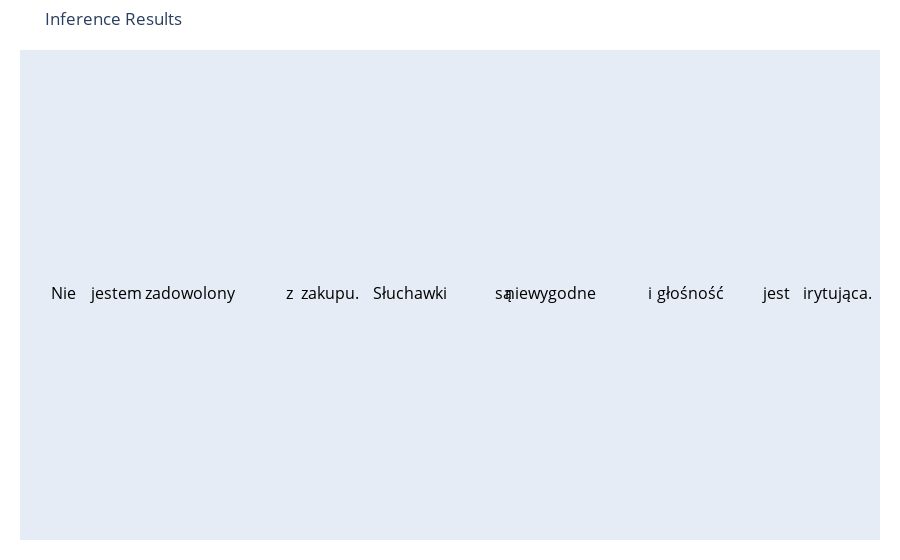
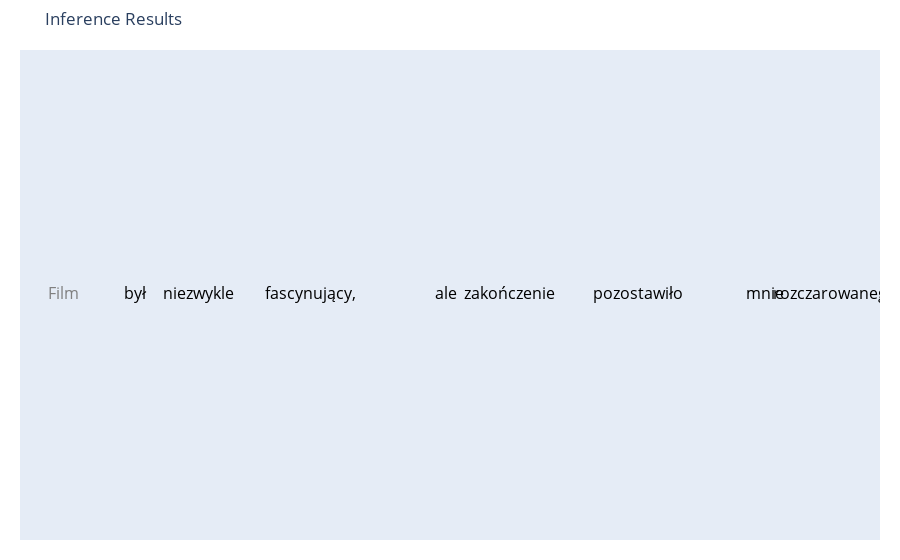
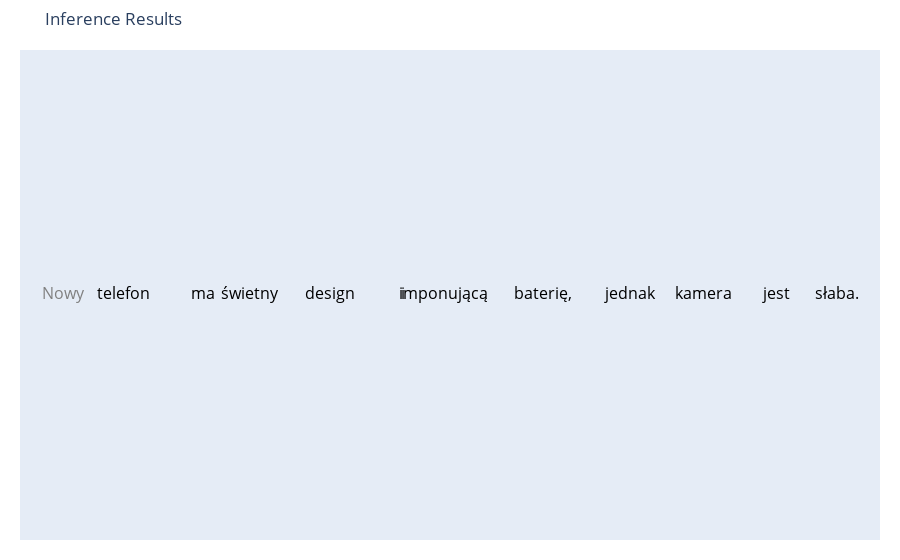
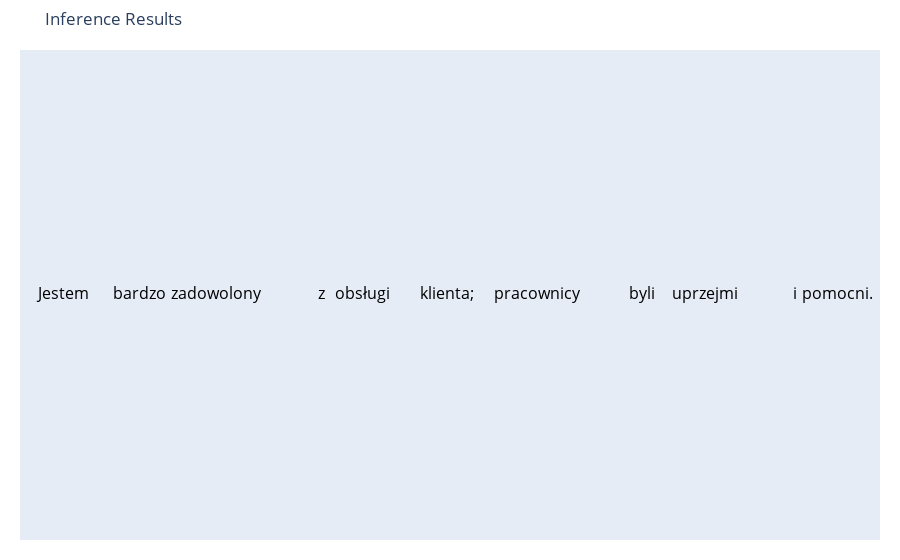

Here is the notebook cell these charts were saved with, in order:
### Code cell
def get_sentiment(label):
    """Extract the base sentiment from the label."""
    if label.startswith('B-') or label.startswith('I-'):
        return label.split('-', 1)[1]
    return label

for result in inference_results:
    text = result['text']
    predictions = result['predictions']
    
    words = text.split()
    
    sentiments = []
    scores = []
    
    word_sentiments = ['O'] * len(words)
    word_scores = [0.0] * len(words)
    
    for pred in predictions:
        label = pred['entity']
        sentiment = get_sentiment(label)
        score = pred['score']
        word = pred['word'].replace('</w>', '').strip()
        
        for idx, w in enumerate(words):
            clean_w = re.sub(r'[^\w]', '', w)
            if word.lower() == clean_w.lower():
                word_sentiments[idx] = sentiment
                word_scores[idx] = score
                break
    
    colors = [sentiment_colors.get(sentiment, 'black') for sentiment in word_sentiments]
    
    hover_texts = [f"Sentiment: {sentiment}<br>Score: {score:.2f}" 
                   for sentiment, score in zip(word_sentiments, word_scores)]
    
    fig = go.Figure()
    
    x = 0
    y = 0
    spacing = 0.5  # Adjust spacing between words
    
    for i, word in enumerate(words):
        fig.add_trace(go.Scatter(
            x=[x],
            y=[y],
            text=[word],
            mode='text',
            textfont=dict(color=colors[i], size=16),
            hoverinfo='text',
            hovertext=hover_texts[i],
            showlegend=False
        ))
        # Increment x position
        x += len(word) * 0.1 + spacing
    
    # Update layout
    fig.update_layout(
        title=f"Inference Results",
        xaxis=dict(showgrid=False, showticklabels=False, zeroline=False),
        yaxis=dict(showgrid=False, showticklabels=False, zeroline=False),
        margin=dict(l=20, r=20, t=50, b=20)
    )
    
    # Display the figure
    fig.show()

### Figure 1 — Plotly figure (JSON) as saved in the notebook; plotly's stock layout.template omitted (floating-point values rounded to 4 significant figures)
{"data": [{"hoverinfo": "text", "hovertext": "Sentiment: O<br>Score: 0.00", "mode": "text", "showlegend": false, "text": ["Nie"], "textfont": {"color": "black", "size": 16}, "type": "scatter", "x": [0], "y": [0]}, {"hoverinfo": "text", "hovertext": "Sentiment: O<br>Score: 0.00", "mode": "text", "showlegend": false, "text": ["jestem"], "textfont": {"color": "black", "size": 16}, "type": "scatter", "x": [0.8], "y": [0]}, {"hoverinfo": "text", "hovertext": "Sentiment: O<br>Score: 0.00", "mode": "text", "showlegend": false, "text": ["zadowolony"], "textfont": {"color": "black", "size": 16}, "type": "scatter", "x": [1.9], "y": [0]}, {"hoverinfo": "text", "hovertext": "Sentiment: O<br>Score: 0.00", "mode": "text", "showlegend": false, "text": ["z"], "textfont": {"color": "black", "size": 16}, "type": "scatter", "x": [3.4], "y": [0]}, {"hoverinfo": "text", "hovertext": "Sentiment: O<br>Score: 0.00", "mode": "text", "showlegend": false, "text": ["zakupu."], "textfont": {"color": "black", "size": 16}, "type": "scatter", "x": [4], "y": [0]}, {"hoverinfo": "text", "hovertext": "Sentiment: O<br>Score: 0.00", "mode": "text", "showlegend": false, "text": ["Słuchawki"], "textfont": {"color": "black", "size": 16}, "type": "scatter", "x": [5.2], "y": [0]}, {"hoverinfo": "text", "hovertext": "Sentiment: O<br>Score: 0.00", "mode": "text", "showlegend": false, "text": ["są"], "textfont": {"color": "black", "size": 16}, "type": "scatter", "x": [6.6], "y": [0]}, {"hoverinfo": "text", "hovertext": "Sentiment: O<br>Score: 0.00", "mode": "text", "showlegend": false, "text": ["niewygodne"], "textfont": {"color": "black", "size": 16}, "type": "scatter", "x": [7.3], "y": [0]}, {"hoverinfo": "text", "hovertext": "Sentiment: O<br>Score: 0.00", "mode": "text", "showlegend": false, "text": ["i"], "textfont": {"color": "black", "size": 16}, "type": "scatter", "x": [8.8], "y": [0]}, {"hoverinfo": "text", "hovertext": "Sentiment: O<br>Score: 0.00", "mode": "text", "showlegend": false, "text": ["głośność"], "textfont": {"color": "black", "size": 16}, "type": "scatter", "x": [9.4], "y": [0]}, {"hoverinfo": "text", "hovertext": "Sentiment: O<br>Score: 0.00", "mode": "text", "showlegend": false, "text": ["jest"], "textfont": {"color": "black", "size": 16}, "type": "scatter", "x": [10.7], "y": [0]}, {"hoverinfo": "text", "hovertext": "Sentiment: O<br>Score: 0.00", "mode": "text", "showlegend": false, "text": ["irytująca."], "textfont": {"color": "black", "size": 16}, "type": "scatter", "x": [11.6], "y": [0]}], "layout": {"margin": {"b": 20, "l": 20, "r": 20, "t": 50}, "title": {"text": "Inference Results"}, "xaxis": {"showgrid": false, "showticklabels": false, "zeroline": false}, "yaxis": {"showgrid": false, "showticklabels": false, "zeroline": false}}}

### Figure 2 — Plotly figure (JSON) as saved in the notebook; plotly's stock layout.template omitted (floating-point values rounded to 4 significant figures)
{"data": [{"hoverinfo": "text", "hovertext": "Sentiment: Neutral<br>Score: 0.19", "mode": "text", "showlegend": false, "text": ["Film"], "textfont": {"color": "gray", "size": 16}, "type": "scatter", "x": [0], "y": [0]}, {"hoverinfo": "text", "hovertext": "Sentiment: O<br>Score: 0.00", "mode": "text", "showlegend": false, "text": ["był"], "textfont": {"color": "black", "size": 16}, "type": "scatter", "x": [0.9], "y": [0]}, {"hoverinfo": "text", "hovertext": "Sentiment: O<br>Score: 0.00", "mode": "text", "showlegend": false, "text": ["niezwykle"], "textfont": {"color": "black", "size": 16}, "type": "scatter", "x": [1.7], "y": [0]}, {"hoverinfo": "text", "hovertext": "Sentiment: O<br>Score: 0.00", "mode": "text", "showlegend": false, "text": ["fascynujący,"], "textfont": {"color": "black", "size": 16}, "type": "scatter", "x": [3.1], "y": [0]}, {"hoverinfo": "text", "hovertext": "Sentiment: O<br>Score: 0.00", "mode": "text", "showlegend": false, "text": ["ale"], "textfont": {"color": "black", "size": 16}, "type": "scatter", "x": [4.8], "y": [0]}, {"hoverinfo": "text", "hovertext": "Sentiment: O<br>Score: 0.00", "mode": "text", "showlegend": false, "text": ["zakończenie"], "textfont": {"color": "black", "size": 16}, "type": "scatter", "x": [5.6], "y": [0]}, {"hoverinfo": "text", "hovertext": "Sentiment: O<br>Score: 0.00", "mode": "text", "showlegend": false, "text": ["pozostawiło"], "textfont": {"color": "black", "size": 16}, "type": "scatter", "x": [7.2], "y": [0]}, {"hoverinfo": "text", "hovertext": "Sentiment: O<br>Score: 0.00", "mode": "text", "showlegend": false, "text": ["mnie"], "textfont": {"color": "black", "size": 16}, "type": "scatter", "x": [8.8], "y": [0]}, {"hoverinfo": "text", "hovertext": "Sentiment: O<br>Score: 0.00", "mode": "text", "showlegend": false, "text": ["rozczarowanego."], "textfont": {"color": "black", "size": 16}, "type": "scatter", "x": [9.7], "y": [0]}], "layout": {"margin": {"b": 20, "l": 20, "r": 20, "t": 50}, "title": {"text": "Inference Results"}, "xaxis": {"showgrid": false, "showticklabels": false, "zeroline": false}, "yaxis": {"showgrid": false, "showticklabels": false, "zeroline": false}}}

### Figure 3 — Plotly figure (JSON) as saved in the notebook; plotly's stock layout.template omitted (floating-point values rounded to 4 significant figures)
{"data": [{"hoverinfo": "text", "hovertext": "Sentiment: Neutral<br>Score: 0.19", "mode": "text", "showlegend": false, "text": ["Nowy"], "textfont": {"color": "gray", "size": 16}, "type": "scatter", "x": [0], "y": [0]}, {"hoverinfo": "text", "hovertext": "Sentiment: O<br>Score: 0.00", "mode": "text", "showlegend": false, "text": ["telefon"], "textfont": {"color": "black", "size": 16}, "type": "scatter", "x": [0.9], "y": [0]}, {"hoverinfo": "text", "hovertext": "Sentiment: O<br>Score: 0.00", "mode": "text", "showlegend": false, "text": ["ma"], "textfont": {"color": "black", "size": 16}, "type": "scatter", "x": [2.1], "y": [0]}, {"hoverinfo": "text", "hovertext": "Sentiment: O<br>Score: 0.00", "mode": "text", "showlegend": false, "text": ["świetny"], "textfont": {"color": "black", "size": 16}, "type": "scatter", "x": [2.8], "y": [0]}, {"hoverinfo": "text", "hovertext": "Sentiment: O<br>Score: 0.00", "mode": "text", "showlegend": false, "text": ["design"], "textfont": {"color": "black", "size": 16}, "type": "scatter", "x": [4], "y": [0]}, {"hoverinfo": "text", "hovertext": "Sentiment: O<br>Score: 0.00", "mode": "text", "showlegend": false, "text": ["i"], "textfont": {"color": "black", "size": 16}, "type": "scatter", "x": [5.1], "y": [0]}, {"hoverinfo": "text", "hovertext": "Sentiment: O<br>Score: 0.00", "mode": "text", "showlegend": false, "text": ["imponującą"], "textfont": {"color": "black", "size": 16}, "type": "scatter", "x": [5.7], "y": [0]}, {"hoverinfo": "text", "hovertext": "Sentiment: O<br>Score: 0.00", "mode": "text", "showlegend": false, "text": ["baterię,"], "textfont": {"color": "black", "size": 16}, "type": "scatter", "x": [7.2], "y": [0]}, {"hoverinfo": "text", "hovertext": "Sentiment: O<br>Score: 0.00", "mode": "text", "showlegend": false, "text": ["jednak"], "textfont": {"color": "black", "size": 16}, "type": "scatter", "x": [8.5], "y": [0]}, {"hoverinfo": "text", "hovertext": "Sentiment: O<br>Score: 0.00", "mode": "text", "showlegend": false, "text": ["kamera"], "textfont": {"color": "black", "size": 16}, "type": "scatter", "x": [9.6], "y": [0]}, {"hoverinfo": "text", "hovertext": "Sentiment: O<br>Score: 0.00", "mode": "text", "showlegend": false, "text": ["jest"], "textfont": {"color": "black", "size": 16}, "type": "scatter", "x": [10.7], "y": [0]}, {"hoverinfo": "text", "hovertext": "Sentiment: O<br>Score: 0.00", "mode": "text", "showlegend": false, "text": ["słaba."], "textfont": {"color": "black", "size": 16}, "type": "scatter", "x": [11.6], "y": [0]}], "layout": {"margin": {"b": 20, "l": 20, "r": 20, "t": 50}, "title": {"text": "Inference Results"}, "xaxis": {"showgrid": false, "showticklabels": false, "zeroline": false}, "yaxis": {"showgrid": false, "showticklabels": false, "zeroline": false}}}

### Figure 4 — Plotly figure (JSON) as saved in the notebook; plotly's stock layout.template omitted (floating-point values rounded to 4 significant figures)
{"data": [{"hoverinfo": "text", "hovertext": "Sentiment: O<br>Score: 0.00", "mode": "text", "showlegend": false, "text": ["Jestem"], "textfont": {"color": "black", "size": 16}, "type": "scatter", "x": [0], "y": [0]}, {"hoverinfo": "text", "hovertext": "Sentiment: O<br>Score: 0.00", "mode": "text", "showlegend": false, "text": ["bardzo"], "textfont": {"color": "black", "size": 16}, "type": "scatter", "x": [1.1], "y": [0]}, {"hoverinfo": "text", "hovertext": "Sentiment: O<br>Score: 0.00", "mode": "text", "showlegend": false, "text": ["zadowolony"], "textfont": {"color": "black", "size": 16}, "type": "scatter", "x": [2.2], "y": [0]}, {"hoverinfo": "text", "hovertext": "Sentiment: O<br>Score: 0.00", "mode": "text", "showlegend": false, "text": ["z"], "textfont": {"color": "black", "size": 16}, "type": "scatter", "x": [3.7], "y": [0]}, {"hoverinfo": "text", "hovertext": "Sentiment: O<br>Score: 0.00", "mode": "text", "showlegend": false, "text": ["obsługi"], "textfont": {"color": "black", "size": 16}, "type": "scatter", "x": [4.3], "y": [0]}, {"hoverinfo": "text", "hovertext": "Sentiment: O<br>Score: 0.00", "mode": "text", "showlegend": false, "text": ["klienta;"], "textfont": {"color": "black", "size": 16}, "type": "scatter", "x": [5.5], "y": [0]}, {"hoverinfo": "text", "hovertext": "Sentiment: O<br>Score: 0.00", "mode": "text", "showlegend": false, "text": ["pracownicy"], "textfont": {"color": "black", "size": 16}, "type": "scatter", "x": [6.8], "y": [0]}, {"hoverinfo": "text", "hovertext": "Sentiment: O<br>Score: 0.00", "mode": "text", "showlegend": false, "text": ["byli"], "textfont": {"color": "black", "size": 16}, "type": "scatter", "x": [8.3], "y": [0]}, {"hoverinfo": "text", "hovertext": "Sentiment: O<br>Score: 0.00", "mode": "text", "showlegend": false, "text": ["uprzejmi"], "textfont": {"color": "black", "size": 16}, "type": "scatter", "x": [9.2], "y": [0]}, {"hoverinfo": "text", "hovertext": "Sentiment: O<br>Score: 0.00", "mode": "text", "showlegend": false, "text": ["i"], "textfont": {"color": "black", "size": 16}, "type": "scatter", "x": [10.5], "y": [0]}, {"hoverinfo": "text", "hovertext": "Sentiment: O<br>Score: 0.00", "mode": "text", "showlegend": false, "text": ["pomocni."], "textfont": {"color": "black", "size": 16}, "type": "scatter", "x": [11.1], "y": [0]}], "layout": {"margin": {"b": 20, "l": 20, "r": 20, "t": 50}, "title": {"text": "Inference Results"}, "xaxis": {"showgrid": false, "showticklabels": false, "zeroline": false}, "yaxis": {"showgrid": false, "showticklabels": false, "zeroline": false}}}
